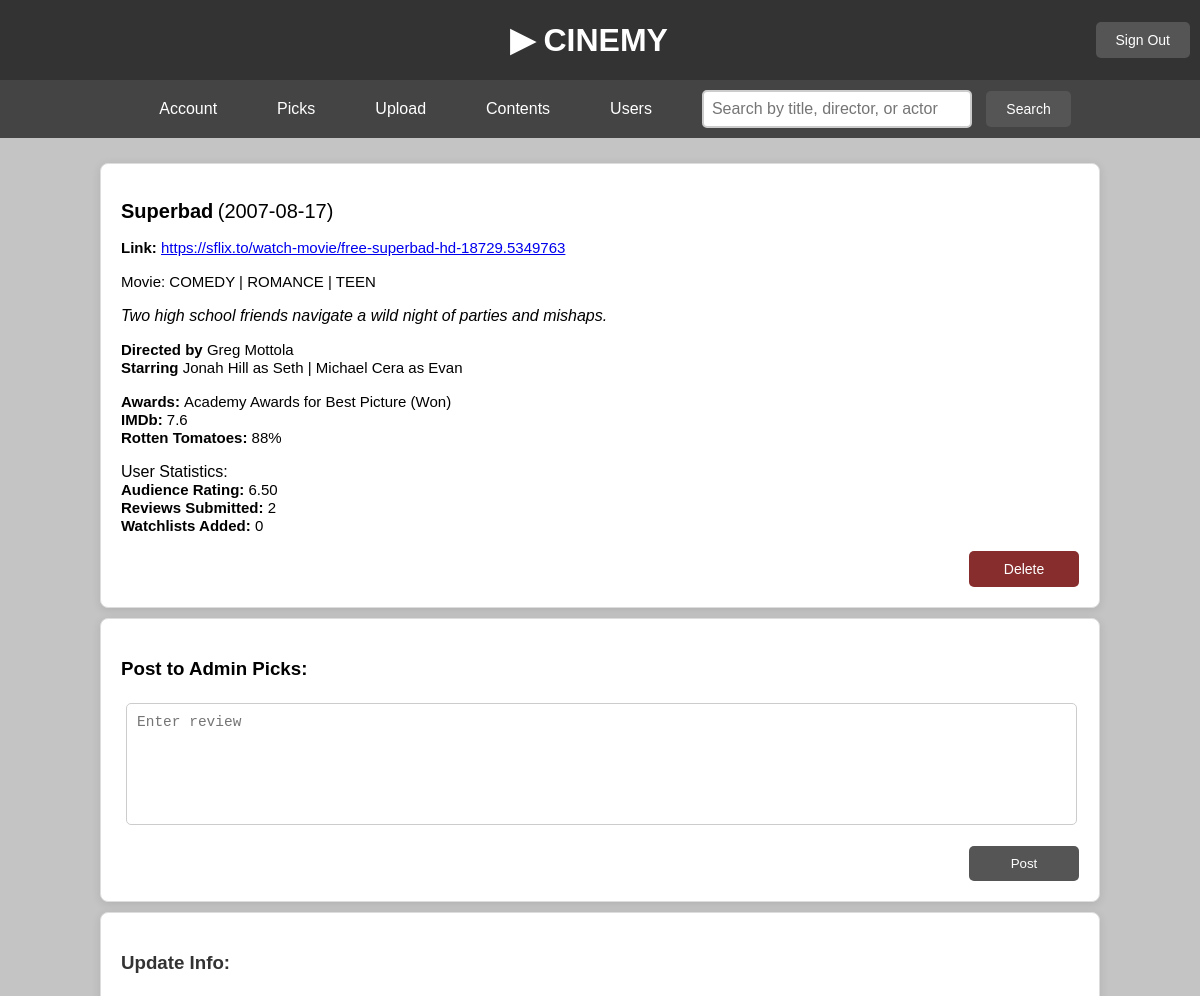
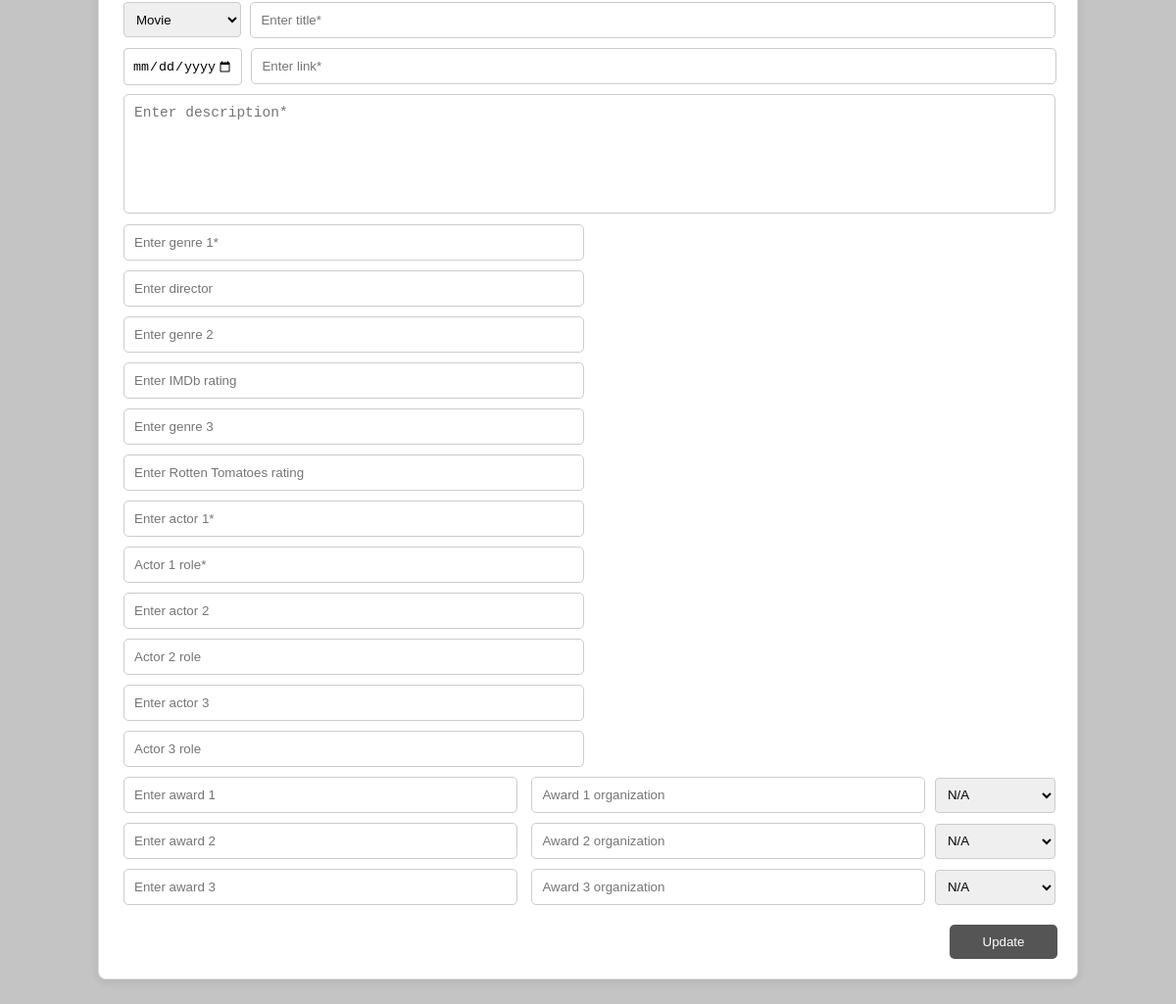
The app's page /admin_movie.php?movie_id=1 (signed in) with its own data (2 pictures, top to bottom).
### tables this page shows
CREATE TABLE `movies` (
  `movie_id` int NOT NULL AUTO_INCREMENT,
  `movie_title` varchar(60) NOT NULL,
  `movie_link` varchar(800) NOT NULL,
  `movie_description` varchar(1000) DEFAULT NULL,
  `imdb_rating` decimal(3,1) DEFAULT NULL,
  `rotten_tomatoes_rating` int DEFAULT NULL,
  `release_date` date DEFAULT NULL,
  `movie_director_id` int DEFAULT NULL,
  PRIMARY KEY (`movie_id`),
  CONSTRAINT `movie_director_id_fk_movies` FOREIGN KEY (`movie_director_id`) REFERENCES `directors` (`director_id`) ON DELETE CASCADE ON UPDATE CASCADE
);

CREATE TABLE `directors` (
  `director_id` int NOT NULL AUTO_INCREMENT,
  `director_name` varchar(60) NOT NULL,
  PRIMARY KEY (`director_id`)
);

### admin_movie.php (the view, shortened to what this page needs)
<?php
require '_DB_connection.php';
$username = $_SESSION['username'];
if (isset($_GET['movie_id'])) {
    $movie_id = $_GET['movie_id'];
} else {
    $movie_id = $_POST['content_id'];
}
$query = "SELECT AVG(rating) FROM movie_reviews WHERE movie_id = ?";
$stmt = $conn->prepare($query);
$stmt->bind_param("i", $movie_id);
$stmt->execute();
$stmt->bind_result($avg_rating);
$query = "SELECT COUNT(rating) FROM movie_reviews WHERE movie_id = ?";
$stmt = $conn->prepare($query);
$stmt->bind_param("i", $movie_id);
$stmt->execute();
$stmt->bind_result($num_reviews);
$query = "SELECT COUNT(movie_watchlist_id) FROM movie_watchlists WHERE movie_id =?";
$stmt = $conn->prepare($query);
$stmt->bind_param("i", $movie_id);
$stmt->execute();
$stmt->bind_result($num_watchlists);
$query =
    "SELECT
        m.movie_id AS id, m.movie_title AS title, m.movie_description AS description, m.imdb_rating, m.rotten_tomatoes_rating, m.release_date, m.movie_link AS link,
        GROUP_CONCAT(DISTINCT g.genre ORDER BY g.genre ASC SEPARATOR ' | ') AS genres,
        d.director_name AS director,
        GROUP_CONCAT(DISTINCT CONCAT(a.actor_name, ' as ', aim.role) ORDER BY a.actor_name ASC SEPARATOR ' | ') AS actors,
        GROUP_CONCAT(DISTINCT CONCAT(ma.award_org, ' for ', ma.award_title, ' (', ma.award_status, ')') ORDER BY ma.award_org ASC SEPARATOR ' | ') AS awards
    FROM movies m
    LEFT JOIN movie_genres mg ON m.movie_id = mg.movie_id
    LEFT JOIN genres g ON mg.genre_id = g.genre_id
    LEFT JOIN acted_in_movies aim ON m.movie_id = aim.movie_id
    LEFT JOIN directors d ON m.movie_director_id = d.director_id
    LEFT JOIN actors a ON aim.movie_actor_id = a.actor_id
    LEFT JOIN movie_awards ma ON m.movie_id = ma.movie_id
    WHERE m.movie_id = ?;";
$stmt = $conn->prepare($query);
$stmt->bind_param("i", $movie_id);
$stmt->execute();
$result = $stmt->get_result();
$content_info = $result->fetch_assoc();
$pick_details = [];
?>
<!DOCTYPE html>
<html lang="en">
<head>
</head>
<body>
<header>
    <h1>▶ CINEMY</h1>
    <form action="user_homepage.php" method="POST" style="display: inline;">
        <button type="submit" name="logout" class="logout-btn">Sign Out</button>
    </form>
</header>
<div class="menu-bar">
    <a href="admin_account.php">Account</a>
    <a href="admin_picks.php">Picks</a>
    <a href="admin_upload.php">Upload</a>
    <a href="admin_table_content.php">Contents</a>
    <a href="admin_table_users.php">Users</a>
    <div class="search-bar">
        <form action="admin_search.php" method="GET">
            <input type="text" name="search_query" placeholder="Search by title, director, or actor" required>
            <button type="submit">Search</button>
        </form>
    </div>
</div>
<main>
    <?php if (!$content_info['title']): ?>
        <div class="nothing-box">
            <div class="sorry-message">
                <h3>Nothing here!</h3>
            </div>
        </div>
    <?php else: ?>
        <div class="content-box">
            <p><span style="font-size: 20px; font-weight: bold;"><?php echo htmlspecialchars($content_info['title']); ?></span>
            <span style="font-size: 20px;">(<?php $release_date = new DateTime($content_info['release_date']); echo $release_date->format('Y-m-d');?>)</span></p>
            <p><span style="font-size: 15px;"><strong>Link: </strong> <a href="<?php echo htmlspecialchars($content_info['link']); ?>" target="_blank"><?php echo htmlspecialchars($content_info['link']); ?></a></span></p>
            <span style="font-size: 15px;">Movie: <?php echo strtoupper(htmlspecialchars($content_info['genres'])); ?></span><br>
            <p><em><span style="font-size: 16px;"><?php echo htmlspecialchars($content_info['description']); ?></span></em></p>
            <?php if ($content_info['director']): ?>
                <span style="font-size: 15px;"><strong>Directed by </strong> <?php echo htmlspecialchars($content_info['director']); ?></span><br>
            <?php endif; ?>
            <?php if ($content_info['actors']): ?>
                <span style="font-size: 15px;"><strong>Starring </strong> <?php echo htmlspecialchars($content_info['actors']); ?></span>
            <?php endif; ?>
            <?php if ($content_info['awards']): ?>
                <span style="font-size: 15px;"><strong>Awards: </strong> <?php echo htmlspecialchars($content_info['awards']); ?></span><br>
            <?php endif; ?>
            <?php if ($content_info['imdb_rating']): ?>
                <span style="font-size: 15px;"><strong>IMDb: </strong><?php echo htmlspecialchars($content_info['imdb_rating']); ?></span><br>
            <?php endif; ?>
            <?php if ($content_info['rotten_tomatoes_rating']): ?>
                <span style="font-size: 15px;"><strong>Rotten Tomatoes: </strong> <?php echo htmlspecialchars($content_info['rotten_tomatoes_rating']); ?>%</span>
            <?php endif; ?>
            <p> User Statistics: <br>
            <span style="font-size: 15px;"><strong>Audience Rating: </strong> <?php echo htmlspecialchars(number_format($avg_rating, 2)); ?></span><br>
            <span style="font-size: 15px;"><strong>Reviews Submitted: </strong> <?php echo htmlspecialchars($num_reviews); ?></span><br>
            <span style="font-size: 15px;"><strong>Watchlists Added: </strong> <?php echo htmlspecialchars($num_watchlists); ?></span>
            <form action="admin_movie.php" method="POST">
                <button type="submit" class="delete-btn">Delete</button>
            </form>
        </div>
        <?php if ($pick_details): ?>
            <div class="content-box">
                <h3>Your Pick Review:</h3>
                <p><span style="font-style: italic; font-size: 15px;">"<?php echo htmlspecialchars($pick_details['admin_pick_review']); ?>"</span>
                - <span style="font-weight: bold; font-size: 15px;"><?php echo ucwords(strtolower(htmlspecialchars($username))); ?></span><br>
                <span style="font-size: 14px;">~ <?php echo htmlspecialchars($pick_details['date_added']) . '</span>'; ?>
                <form action="admin_movie.php" method="POST">
                    <input type="hidden" name="delete_pick" value="<?php echo $content_info['id']; ?>">
                    <button type="submit" class="delete-btn">Delete</button>
                </form>
        </div>
        <?php else: ?>
            <div class="content-box">
                <h3>Post to Admin Picks:</h3>
                <form action="admin_movie.php" method="POST">
                    <div class="description">
                        <textarea name="pick_review" rows="5" placeholder="Enter review" required></textarea>
                    </div>
                    <button type="submit" class="add-new">Post</button>
                </form>
            </div>
        <?php endif;?>
        <div class="content-box">
            <h3 style="color: #333">Update Info:</h3>
            <form action="admin_movie.php" method="POST">
                <select name="content_type" class="type">
                    <option value="movie">Movie</option>
                </select>
                <input class="title-input-bar" type="text" name="title" placeholder="Enter title*" required><br>
                <input class="date" type="date" name="release_date" required>
                <input class="title-input-bar" type="text" name="link" placeholder="Enter link*" required><br>
                <div class="description">
                    <textarea name="description" rows="5" placeholder="Enter description*" required></textarea>
                </div>
                <input class="input-bar" type="text" name="genre1" placeholder="Enter genre 1*" required>
                <input class="input-bar" type="text" name="director" placeholder="Enter director"><br>
                <input class="input-bar" type="text" name="genre2" placeholder="Enter genre 2">
                <input class="input-bar" type="number" min="0" max="10" step="0.1" name="imdb" placeholder="Enter IMDb rating"><br>
                <input class="input-bar" type="text" name="genre3" placeholder="Enter genre 3">
                <input class="input-bar" type="number" min="0" max="100" step="1" name="rotten" placeholder="Enter Rotten Tomatoes rating"><br>
                <input class="input-bar" type="text" name="actor1" placeholder="Enter actor 1*" required>
                <input class="input-bar" type="text" name="role1" placeholder="Actor 1 role*" required><br>
                <input class="input-bar" type="text" name="actor2" placeholder="Enter actor 2">
                <input class="input-bar" type="text" name="role2" placeholder="Actor 2 role"><br>
                <input class="input-bar" type="text" name="actor3" placeholder="Enter actor 3">
                <input class="input-bar" type="text" name="role3" placeholder="Actor 3 role"><br>
                <input class="award-input-bar" type="text" name="award1" placeholder="Enter award 1">
                <input class="award-input-bar" type="text" name="org1" placeholder="Award 1 organization">
                <select name="status1" style="width: 100%; height: 36px; width: 123px; padding: 8px; border: 1px solid #ccc; border-radius: 4px;">
                    <option value="none">N/A</option>
                </select><br>
                <input class="award-input-bar" type="text" name="award2" placeholder="Enter award 2">
                <input class="award-input-bar" type="text" name="org2" placeholder="Award 2 organization">
                <select name="status2" style="width: 100%; height: 36px; width: 123px; padding: 8px; border: 1px solid #ccc; border-radius: 4px;">
                    <option value="none">N/A</option>
                </select><br>
                <input class="award-input-bar" type="text" name="award3" placeholder="Enter award 3">
                <input class="award-input-bar" type="text" name="org3" placeholder="Award 3 organization">
                <select name="status3" style="width: 100%; height: 36px; width: 123px; padding: 8px; border: 1px solid #ccc; border-radius: 4px;">
                    <option value="none">N/A</option>
                </select><br>
                <button type="submit" class="add-new">Update</button>
            </form>
        </div>
    <?php endif ?>
</main>
</body>
</html>

### admin_movie.php (style rules this page uses)
body { font-family: Helvetica, sans-serif; background-color: #c4c4c4; margin: 0; padding: 0; background-image: url('https://wallpaperbat.com/img/8612835-minimalist-fog-5120-x-2880.jpg'); background-position: center; background-attachment: fixed; background-size: cover; height: 100vh; }
header { background-color: #333; color: #fff; padding: 10px; display: flex; align-items: center; justify-content: space-between; position: relative; box-sizing: border-box; height: 80px; }
header h1 { margin: 0; flex-grow: 1; text-align: left; }
.logout-btn { background-color: #555; color: white; padding: 10px 20px; text-decoration: none; border-radius: 5px; font-size: 14px; transition: background-color 0.3s ease; border: none; cursor: pointer; }
.delete-btn { background-color: #872d2d; width: 140px; color: white; padding: 10px 10px; text-decoration: none; border-radius: 5px; font-size: 14px; transition: background-color 0.3s ease; border: none; color: white; border: none; border-radius: 4px; cursor: pointer; }
.menu-bar { background-color: #444; display: flex; justify-content: center; padding: 10px; align-items: center; }
.menu-bar a { color: white; text-decoration: none; padding: 10px 20px; margin: 0 10px; border-radius: 5px; font-size: 16px; transition: background-color 0.3s ease; }
.menu-bar .search-bar { display: flex; align-items: center; margin-left: 20px; }
.menu-bar .search-bar input { padding: 8px; font-size: 16px; border: 2px solid #ccc; border-radius: 5px; width: 250px; }
.menu-bar .search-bar button { padding: 10px 20px; background-color: #555; color: white; border: none; border-radius: 5px; cursor: pointer; font-size: 14px; transition: background-color 0.3s ease; margin-left: 10px; }
main { padding: 15px 100px; text-align: center; }
.content-box { background-color: #fff; padding: 20px 20px; border-radius: 8px; box-shadow: 0 2px 10px rgba(0, 0, 0, 0.1); position: relative; border: 1px solid #ddd; margin: 10px 0; text-align: left; }
.delete-btn { background-color: #872d2d; color: white; padding: 10px 10px; text-decoration: none; border-radius: 5px; transition: background-color 0.3s ease; display: block; width: 110px; margin-top: 10px; margin-left: auto; text-align: center; cursor: pointer; border: none; }
.description textarea { padding: 10px; font-size: 14.5px; border: 1px solid #ccc; border-radius: 5px; width: 929px; margin-top: 5px; margin-left: 5px; margin-bottom: 2px; height: 100px; resize: none; overflow: auto; }
.title-input-bar { width: 100%; max-width: 800px; padding: 10px; margin: 5px 0; border-radius: 5px; border: 1px solid #ccc; margin-left: 5px; }
.input-bar { width: 100%; max-width: 448px; padding: 10px; margin: 5px; margin-right: 2px; border-radius: 5px; border: 1px solid #ccc; }
.award-input-bar { width: 100%; max-width: 380px; margin-right: 5px; padding: 10px; margin: 5px; border-radius: 5px; border: 1px solid #ccc; }
.add-new { background-color: #555; color: white; padding: 10px 10px; text-decoration: none; border-radius: 5px; transition: background-color 0.3s ease; display: block; width: 110px; margin-top: 15px; margin-left: auto; text-align: center; cursor: pointer; border: none; }
.type { margin-left: 5px; height: 36px; width: 120px; padding: 8px; margin-bottom: 4px; border: 1px solid #ccc; border-radius: 4px; }
.date { margin-left: 5px; height: 20px; width: 103px; padding: 8px; margin-bottom: 4px; border: 1px solid #ccc; border-radius: 4px; }

### records on screen
movies: movie_title "Superbad", release_date "2007-08-17", movie_link "https://sflix.to/watch-movie/free-superbad-hd-18729.5349763", movie_description "Two high school friends navigate a wild night of parties and mishaps.", movie_director.director_name "Greg Mottola", imdb_rating "7.6", rotten_tomatoes_rating "88"

### other values on screen
$content_info['genres'] "COMEDY | ROMANCE | TEEN"
$content_info['actors'] "Jonah Hill as Seth | Michael Cera as Evan"
$content_info['awards'] "Academy Awards for Best Picture (Won)"
$avg_rating "6.50"
$num_reviews "2"
$num_watchlists "0"
